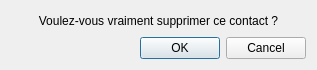
<?xml version="1.0" encoding="UTF-8"?>
<ui version="4.0">
 <class>ContactDeleteDialog</class>
 <widget class="QDialog" name="ContactDeleteDialog">
  <property name="geometry">
   <rect>
    <x>0</x>
    <y>0</y>
    <width>317</width>
    <height>70</height>
   </rect>
  </property>
  <property name="windowTitle">
   <string>Dialog</string>
  </property>
  <layout class="QVBoxLayout" name="verticalLayout">
   <item>
    <widget class="QLabel" name="label">
     <property name="text">
      <string>Voulez-vous vraiment supprimer ce contact ?</string>
     </property>
     <property name="alignment">
      <set>Qt::AlignCenter</set>
     </property>
    </widget>
   </item>
   <item>
    <widget class="QDialogButtonBox" name="buttonBox">
     <property name="orientation">
      <enum>Qt::Horizontal</enum>
     </property>
     <property name="standardButtons">
      <set>QDialogButtonBox::Cancel|QDialogButtonBox::Ok</set>
     </property>
    </widget>
   </item>
  </layout>
 </widget>
 <resources/>
 <connections>
  <connection>
   <sender>buttonBox</sender>
   <signal>accepted()</signal>
   <receiver>ContactDeleteDialog</receiver>
   <slot>accept()</slot>
   <hints>
    <hint type="sourcelabel">
     <x>248</x>
     <y>254</y>
    </hint>
    <hint type="destinationlabel">
     <x>157</x>
     <y>274</y>
    </hint>
   </hints>
  </connection>
  <connection>
   <sender>buttonBox</sender>
   <signal>rejected()</signal>
   <receiver>ContactDeleteDialog</receiver>
   <slot>reject()</slot>
   <hints>
    <hint type="sourcelabel">
     <x>316</x>
     <y>260</y>
    </hint>
    <hint type="destinationlabel">
     <x>286</x>
     <y>274</y>
    </hint>
   </hints>
  </connection>
 </connections>
</ui>
